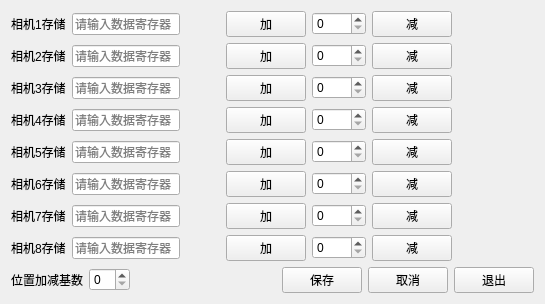
     <widget class="QWidget" name="tab_2">
      <attribute name="title">
       <string>相机存储位置</string>
      </attribute>
      <layout class="QVBoxLayout" name="verticalLayout_39">
       <item>
        <layout class="QHBoxLayout" name="horizontalLayout_8">
         <property name="rightMargin">
          <number>82</number>
         </property>
         <item>
          <widget class="QLabel" name="label_12">
           <property name="text">
            <string>相机1存储</string>
           </property>
          </widget>
         </item>
         <item>
          <widget class="QLineEdit" name="lineEdit_17">
           <property name="placeholderText">
            <string>请输入数据寄存器</string>
           </property>
          </widget>
         </item>
         <item>
          <spacer name="horizontalSpacer">
           <property name="orientation">
            <enum>Qt::Horizontal</enum>
           </property>
           <property name="sizeHint" stdset="0">
            <size>
             <width>40</width>
             <height>20</height>
            </size>
           </property>
          </spacer>
         </item>
         <item>
          <widget class="QPushButton" name="pushButton_7">
           <property name="text">
            <string>加</string>
           </property>
           <property name="autoRepeat">
            <bool>true</bool>
           </property>
           <property name="autoRepeatInterval">
            <number>1000</number>
           </property>
          </widget>
         </item>
         <item>
          <widget class="QSpinBox" name="spinBox_3">
           <property name="sizePolicy">
            <sizepolicy hsizetype="Expanding" vsizetype="Fixed">
             <horstretch>0</horstretch>
             <verstretch>0</verstretch>
            </sizepolicy>
           </property>
           <property name="maximum">
            <number>1000</number>
           </property>
          </widget>
         </item>
         <item>
          <widget class="QPushButton" name="pushButton_33">
           <property name="text">
            <string>减</string>
           </property>
          </widget>
         </item>
        </layout>
       </item>
       <item>
        <layout class="QHBoxLayout" name="horizontalLayout_79">
         <property name="rightMargin">
          <number>82</number>
         </property>
         <item>
          <widget class="QLabel" name="label_11">
           <property name="text">
            <string>相机2存储</string>
           </property>
          </widget>
         </item>
         <item>
          <widget class="QLineEdit" name="lineEdit_19">
           <property name="text">
            <string/>
           </property>
           <property name="placeholderText">
            <string>请输入数据寄存器</string>
           </property>
          </widget>
         </item>
         <item>
          <spacer name="horizontalSpacer_2">
           <property name="orientation">
            <enum>Qt::Horizontal</enum>
           </property>
           <property name="sizeHint" stdset="0">
            <size>
             <width>40</width>
             <height>20</height>
            </size>
           </property>
          </spacer>
         </item>
         <item>
          <widget class="QPushButton" name="pushButton_34">
           <property name="text">
            <string>加</string>
           </property>
          </widget>
         </item>
         <item>
          <widget class="QSpinBox" name="spinBox_4">
           <property name="sizePolicy">
            <sizepolicy hsizetype="Expanding" vsizetype="Fixed">
             <horstretch>0</horstretch>
             <verstretch>0</verstretch>
            </sizepolicy>
           </property>
           <property name="maximum">
            <number>1000</number>
           </property>
          </widget>
         </item>
         <item>
          <widget class="QPushButton" name="pushButton_35">
           <property name="text">
            <string>减</string>
           </property>
          </widget>
         </item>
        </layout>
       </item>
       <item>
        <layout class="QHBoxLayout" name="horizontalLayout_80">
         <property name="rightMargin">
          <number>82</number>
         </property>
         <item>
          <widget class="QLabel" name="label_13">
           <property name="text">
            <string>相机3存储</string>
           </property>
          </widget>
         </item>
         <item>
          <widget class="QLineEdit" name="lineEdit_21">
           <property name="placeholderText">
            <string>请输入数据寄存器</string>
           </property>
          </widget>
         </item>
         <item>
          <spacer name="horizontalSpacer_3">
           <property name="orientation">
            <enum>Qt::Horizontal</enum>
           </property>
           <property name="sizeHint" stdset="0">
            <size>
             <width>40</width>
             <height>20</height>
            </size>
           </property>
          </spacer>
         </item>
         <item>
          <widget class="QPushButton" name="pushButton_36">
           <property name="text">
            <string>加</string>
           </property>
          </widget>
         </item>
         <item>
          <widget class="QSpinBox" name="spinBox_5">
           <property name="sizePolicy">
            <sizepolicy hsizetype="Expanding" vsizetype="Fixed">
             <horstretch>0</horstretch>
             <verstretch>0</verstretch>
            </sizepolicy>
           </property>
           <property name="maximum">
            <number>1000</number>
           </property>
          </widget>
         </item>
         <item>
          <widget class="QPushButton" name="pushButton_37">
           <property name="text">
            <string>减</string>
           </property>
          </widget>
         </item>
        </layout>
       </item>
       <item>
        <layout class="QHBoxLayout" name="horizontalLayout_81">
         <property name="rightMargin">
          <number>82</number>
         </property>
         <item>
          <widget class="QLabel" name="label_14">
           <property name="text">
            <string>相机4存储</string>
           </property>
          </widget>
         </item>
         <item>
          <widget class="QLineEdit" name="lineEdit_23">
           <property name="placeholderText">
            <string>请输入数据寄存器</string>
           </property>
          </widget>
         </item>
         <item>
          <spacer name="horizontalSpacer_4">
           <property name="orientation">
            <enum>Qt::Horizontal</enum>
           </property>
           <property name="sizeHint" stdset="0">
            <size>
             <width>40</width>
             <height>20</height>
            </size>
           </property>
          </spacer>
         </item>
         <item>
          <widget class="QPushButton" name="pushButton_38">
           <property name="text">
            <string>加</string>
           </property>
          </widget>
         </item>
         <item>
          <widget class="QSpinBox" name="spinBox_6">
           <property name="sizePolicy">
            <sizepolicy hsizetype="Expanding" vsizetype="Fixed">
             <horstretch>0</horstretch>
             <verstretch>0</verstretch>
            </sizepolicy>
           </property>
           <property name="maximum">
            <number>1000</number>
           </property>
          </widget>
         </item>
         <item>
          <widget class="QPushButton" name="pushButton_39">
           <property name="text">
            <string>减</string>
           </property>
          </widget>
         </item>
        </layout>
       </item>
       <item>
        <layout class="QHBoxLayout" name="horizontalLayout_82">
         <property name="rightMargin">
          <number>82</number>
         </property>
         <item>
          <widget class="QLabel" name="label_15">
           <property name="text">
            <string>相机5存储</string>
           </property>
          </widget>
         </item>
         <item>
          <widget class="QLineEdit" name="lineEdit_25">
           <property name="placeholderText">
            <string>请输入数据寄存器</string>
           </property>
          </widget>
         </item>
         <item>
          <spacer name="horizontalSpacer_5">
           <property name="orientation">
            <enum>Qt::Horizontal</enum>
           </property>
           <property name="sizeHint" stdset="0">
            <size>
             <width>40</width>
             <height>20</height>
            </size>
           </property>
          </spacer>
         </item>
         <item>
          <widget class="QPushButton" name="pushButton_40">
           <property name="text">
            <string>加</string>
           </property>
          </widget>
         </item>
         <item>
          <widget class="QSpinBox" name="spinBox_9">
           <property name="sizePolicy">
            <sizepolicy hsizetype="Expanding" vsizetype="Fixed">
             <horstretch>0</horstretch>
             <verstretch>0</verstretch>
            </sizepolicy>
           </property>
           <property name="maximum">
            <number>1000</number>
           </property>
          </widget>
         </item>
         <item>
          <widget class="QPushButton" name="pushButton_41">
           <property name="text">
            <string>减</string>
           </property>
          </widget>
         </item>
        </layout>
       </item>
       <item>
        <layout class="QHBoxLayout" name="horizontalLayout_83">
         <property name="rightMargin">
          <number>82</number>
         </property>
         <item>
          <widget class="QLabel" name="label_16">
           <property name="text">
            <string>相机6存储</string>
           </property>
          </widget>
         </item>
         <item>
          <widget class="QLineEdit" name="lineEdit_27">
           <property name="placeholderText">
            <string>请输入数据寄存器</string>
           </property>
          </widget>
         </item>
         <item>
          <spacer name="horizontalSpacer_6">
           <property name="orientation">
            <enum>Qt::Horizontal</enum>
           </property>
           <property name="sizeHint" stdset="0">
            <size>
             <width>40</width>
             <height>20</height>
            </size>
           </property>
          </spacer>
         </item>
         <item>
          <widget class="QPushButton" name="pushButton_42">
           <property name="text">
            <string>加</string>
           </property>
          </widget>
         </item>
         <item>
          <widget class="QSpinBox" name="spinBox_10">
           <property name="sizePolicy">
            <sizepolicy hsizetype="Expanding" vsizetype="Fixed">
             <horstretch>0</horstretch>
             <verstretch>0</verstretch>
            </sizepolicy>
           </property>
           <property name="maximum">
            <number>1000</number>
           </property>
          </widget>
         </item>
         <item>
          <widget class="QPushButton" name="pushButton_43">
           <property name="text">
            <string>减</string>
           </property>
          </widget>
         </item>
        </layout>
       </item>
       <item>
        <layout class="QHBoxLayout" name="horizontalLayout_84">
         <property name="rightMargin">
          <number>82</number>
         </property>
         <item>
          <widget class="QLabel" name="label_18">
           <property name="text">
            <string>相机7存储</string>
           </property>
          </widget>
         </item>
         <item>
          <widget class="QLineEdit" name="lineEdit_18">
           <property name="placeholderText">
            <string>请输入数据寄存器</string>
           </property>
          </widget>
         </item>
         <item>
          <spacer name="horizontalSpacer_7">
           <property name="orientation">
            <enum>Qt::Horizontal</enum>
           </property>
           <property name="sizeHint" stdset="0">
            <size>
             <width>40</width>
             <height>20</height>
            </size>
           </property>
          </spacer>
         </item>
         <item>
          <widget class="QPushButton" name="pushButton_44">
           <property name="text">
            <string>加</string>
           </property>
          </widget>
         </item>
         <item>
          <widget class="QSpinBox" name="spinBox_11">
           <property name="sizePolicy">
            <sizepolicy hsizetype="Expanding" vsizetype="Fixed">
             <horstretch>0</horstretch>
             <verstretch>0</verstretch>
            </sizepolicy>
           </property>
           <property name="maximum">
            <number>1000</number>
           </property>
          </widget>
         </item>
         <item>
          <widget class="QPushButton" name="pushButton_45">
           <property name="text">
            <string>减</string>
           </property>
          </widget>
         </item>
        </layout>
       </item>
       <item>
        <layout class="QHBoxLayout" name="horizontalLayout_85">
         <property name="rightMargin">
          <number>82</number>
         </property>
         <item>
          <widget class="QLabel" name="label_17">
           <property name="text">
            <string>相机8存储</string>
           </property>
          </widget>
         </item>
         <item>
          <widget class="QLineEdit" name="lineEdit_20">
           <property name="placeholderText">
            <string>请输入数据寄存器</string>
           </property>
          </widget>
         </item>
         <item>
          <spacer name="horizontalSpacer_8">
           <property name="orientation">
            <enum>Qt::Horizontal</enum>
           </property>
           <property name="sizeHint" stdset="0">
            <size>
             <width>40</width>
             <height>20</height>
            </size>
           </property>
          </spacer>
         </item>
         <item>
          <widget class="QPushButton" name="pushButton_46">
           <property name="text">
            <string>加</string>
           </property>
          </widget>
         </item>
         <item>
          <widget class="QSpinBox" name="spinBox_12">
           <property name="sizePolicy">
            <sizepolicy hsizetype="Expanding" vsizetype="Fixed">
             <horstretch>0</horstretch>
             <verstretch>0</verstretch>
            </sizepolicy>
           </property>
           <property name="maximum">
            <number>1000</number>
           </property>
          </widget>
         </item>
         <item>
          <widget class="QPushButton" name="pushButton_47">
           <property name="text">
            <string>减</string>
           </property>
          </widget>
         </item>
        </layout>
       </item>
       <item>
        <layout class="QHBoxLayout" name="horizontalLayout_36">
         <item>
          <widget class="QLabel" name="label">
           <property name="text">
            <string>位置加减基数</string>
           </property>
          </widget>
         </item>
         <item>
          <widget class="QSpinBox" name="spinBox_7"/>
         </item>
         <item>
          <spacer name="spacer15">
           <property name="orientation">
            <enum>Qt::Horizontal</enum>
           </property>
           <property name="sizeHint" stdset="0">
            <size>
             <width>40</width>
             <height>20</height>
            </size>
           </property>
          </spacer>
         </item>
         <item>
          <widget class="QPushButton" name="pushButton_12">
           <property name="text">
            <string>保存</string>
           </property>
          </widget>
         </item>
         <item>
          <widget class="QPushButton" name="pushButton_13">
           <property name="text">
            <string>取消</string>
           </property>
          </widget>
         </item>
         <item>
          <widget class="QPushButton" name="pushButton_2">
           <property name="text">
            <string>退出</string>
           </property>
          </widget>
         </item>
        </layout>
       </item>
      </layout>
     </widget>
